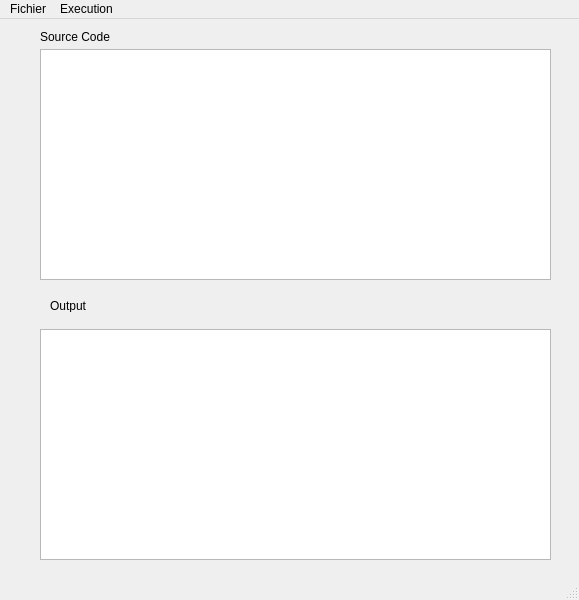
<?xml version="1.0" encoding="UTF-8"?>
<ui version="4.0">
 <class>INSAT</class>
 <widget class="QMainWindow" name="INSAT">
  <property name="geometry">
   <rect>
    <x>0</x>
    <y>0</y>
    <width>579</width>
    <height>600</height>
   </rect>
  </property>
  <property name="windowTitle">
   <string>MainWindow</string>
  </property>
  <widget class="QWidget" name="centralwidget">
   <widget class="QPlainTextEdit" name="txtCode">
    <property name="geometry">
     <rect>
      <x>40</x>
      <y>30</y>
      <width>511</width>
      <height>231</height>
     </rect>
    </property>
   </widget>
   <widget class="QLabel" name="label">
    <property name="geometry">
     <rect>
      <x>40</x>
      <y>10</y>
      <width>71</width>
      <height>16</height>
     </rect>
    </property>
    <property name="text">
     <string>Source Code</string>
    </property>
   </widget>
   <widget class="QLabel" name="label_2">
    <property name="geometry">
     <rect>
      <x>50</x>
      <y>280</y>
      <width>47</width>
      <height>13</height>
     </rect>
    </property>
    <property name="text">
     <string>Output</string>
    </property>
   </widget>
   <widget class="QPlainTextEdit" name="txtCode_2">
    <property name="geometry">
     <rect>
      <x>40</x>
      <y>310</y>
      <width>511</width>
      <height>231</height>
     </rect>
    </property>
   </widget>
  </widget>
  <widget class="QMenuBar" name="menubar">
   <property name="geometry">
    <rect>
     <x>0</x>
     <y>0</y>
     <width>579</width>
     <height>21</height>
    </rect>
   </property>
   <widget class="QMenu" name="menuFichier">
    <property name="title">
     <string>Fichier</string>
    </property>
    <addaction name="btnNew"/>
    <addaction name="btnOpen"/>
    <addaction name="btnSave"/>
   </widget>
   <widget class="QMenu" name="menuExecution">
    <property name="title">
     <string>Execution</string>
    </property>
    <addaction name="btnCompiler"/>
   </widget>
   <addaction name="menuFichier"/>
   <addaction name="menuExecution"/>
  </widget>
  <widget class="QStatusBar" name="statusbar"/>
  <action name="btnNew">
   <property name="text">
    <string>New</string>
   </property>
  </action>
  <action name="btnOpen">
   <property name="text">
    <string>Open</string>
   </property>
  </action>
  <action name="btnCompiler">
   <property name="text">
    <string>Compiler</string>
   </property>
  </action>
  <action name="btnSave">
   <property name="text">
    <string>Save</string>
   </property>
  </action>
 </widget>
 <resources/>
 <connections/>
</ui>
